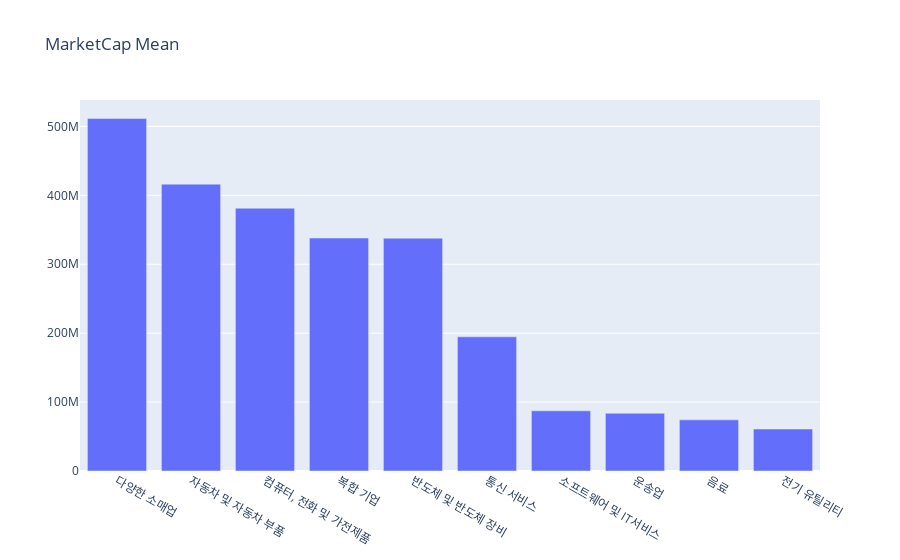

The notebook cell this image was saved under:
### Code cell
df = (
    pd.DataFrame(mc_nasdaq_df, columns=["Industry", "MarketCap"])
    .groupby("Industry")
    .mean()
)
df = df.sort_values(by=["MarketCap"], ascending=False)[:10]

fig = go.Figure(
    data=go.Bar(
        x=df.index,
        y=df["MarketCap"],
    )
)
fig.update_layout(title="MarketCap Mean")
fig.show()

top_industries.extend(list(df.index))
top_industries = list(set(top_industries))

### Figure 1 — Plotly figure (JSON) as saved in the notebook; plotly's stock layout.template omitted (floating-point values rounded to 4 significant figures)
{"data": [{"type": "bar", "x": ["다양한 소매업", "자동차 및 자동차 부품", "컴퓨터, 전화 및 가전제품", "복합 기업", "반도체 및 반도체 장비", "통신 서비스", "소프트웨어 및 IT서비스", "운송업", "음료", "전기 유틸리티"], "y": [511400000.0, 416300000.0, 381300000.0, 337992900, 337800000.0, 194700000.0, 87330000.0, 83780000.0, 74210000.0, 60930000.0]}], "layout": {"title": {"text": "MarketCap Mean"}}}
